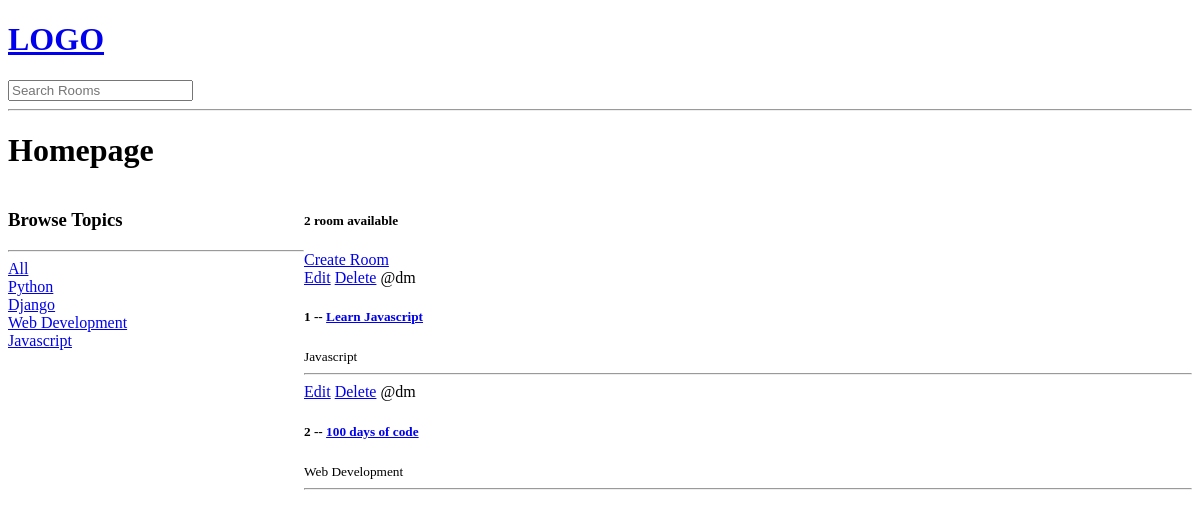
The app's page /, older data.
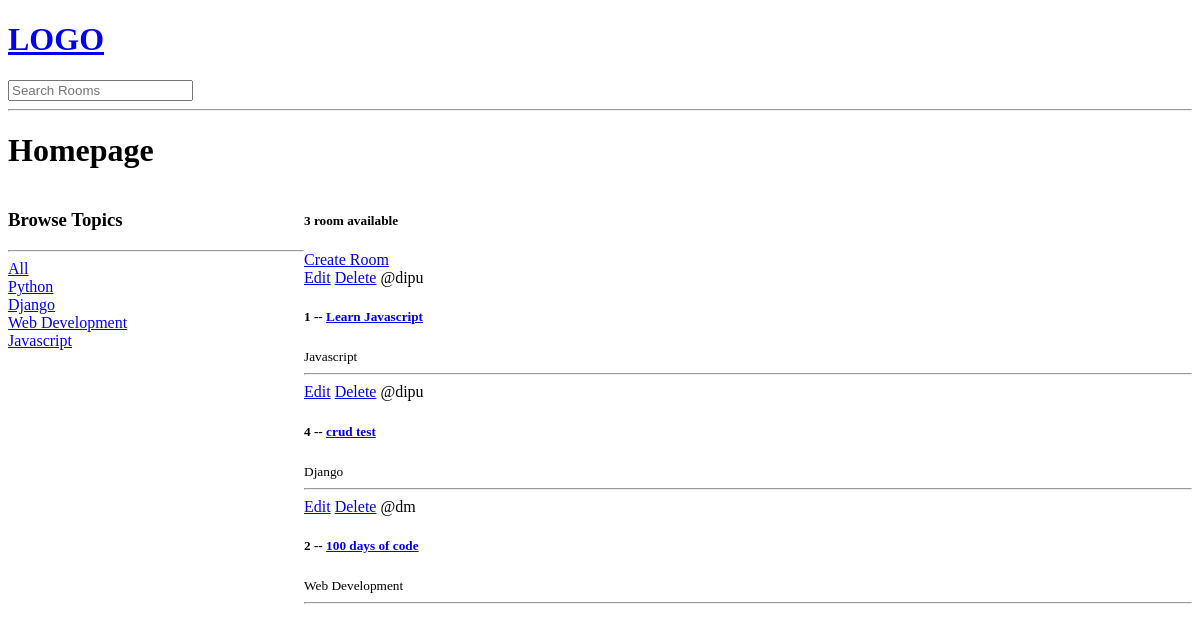
The same page, newer data.
### base/models.py (models this page shows, shortened)
class Topic(models.Model):
    name = models.CharField(max_length=200)
    def __str__(self):
        return self.name

class Room(models.Model):
    host = models.ForeignKey(User, on_delete=models.SET_NULL, null=True)
    topic = models.ForeignKey(Topic, on_delete=models.SET_NULL, null=True)
    name = models.CharField(max_length=200)
    description = models.TextField(null=True, blank=True)
    updated = models.DateTimeField(auto_now=True)
    created = models.DateTimeField(auto_now_add=True)
    class Meta:
        ordering = ['-updated', '-created']

### base/views.py (the view)
# urls.py: path("", views.home, name="home"),
def home(request):
    q = request.GET.get("q") if request.GET.get("q") != None else ""
    rooms = Room.objects.filter(
        Q(topic__name__icontains=q) | Q(name__icontains=q) | Q(description__icontains=q)
    )
    room_count = rooms.count()
    topics = Topic.objects.all()
    context = {"rooms": rooms, "topics": topics, "room_count": room_count}
    return render(request, "base/home.html", context)

### base/templates/base/home.html (shortened to what this page needs)
{% extends 'main.html' %}
{% block content %}
<h1>Homepage</h1>
<div class="home-container">
    <div>
        <h3>Browse Topics</h3>
        <hr>
        <div>
            <a href="{% url 'home' %}">All</a>
        </div>
        {% for topic in topics %}
        <div>
            <a href="{% url 'home' %}?q={{topic}}">{{topic.name}}</a>
        </div>
        {% endfor %}
    </div>
    <div>
        <h5>
            {{room_count}} room available
        </h5>
        <a href="{% url 'create-room' %}">Create Room</a>
        <div>
            {% for room in rooms %}
            <div>
                <a href="{% url 'update-room' room.id %}">Edit</a>
                <a href="{% url 'delete-room' room.id %}">Delete</a>
                <span>@{{room.host.username}}</span>
                <h5>{{room.id}} -- <a href="{% url 'room' room.id %}">{{room.name}}</a></h5>
                <small>{{room.topic.name}}</small>
                <hr>
            </div>
            {% endfor %}
        </div>
    </div>
</div>
{%endblock content%}

Row changes from the older to the newer data that the page shows:
changed Room "Learn Javascript": host.username "dm" → "dipu"
added Room: host.username "dipu", id "4", name "crud test", topic.name "Django"
Text that changed along with them:
{{ room_count }}: "2" → "3"
